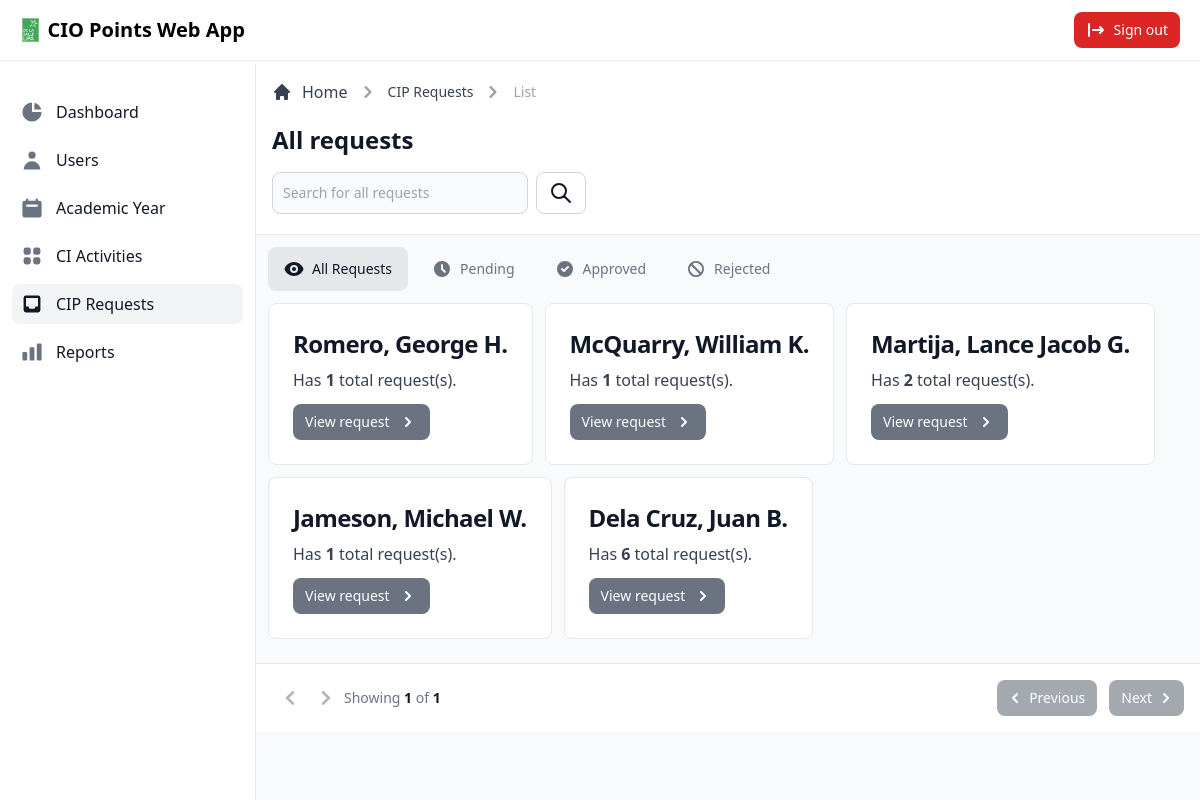
Screenshot of /admin/view/ciprequests.php (signed in) with the database file from the repository.
### tables this page shows
CREATE TABLE `user` (
  `user_id` int(11) NOT NULL,
  `first_name` varchar(255) NOT NULL,
  `middle_name` varchar(255) NOT NULL,
  `last_name` varchar(255) NOT NULL,
  `address` varchar(255) NOT NULL,
  `email` varchar(255) NOT NULL,
  `password` varchar(255) NOT NULL,
  `contact_number` varchar(255) NOT NULL,
  `department` varchar(255) NOT NULL,
  `division` varchar(255) NOT NULL,
  `status` varchar(255) NOT NULL,
  `type` varchar(255) NOT NULL,
  `date_created` timestamp NOT NULL DEFAULT current_timestamp(),
  `date_updated` timestamp NOT NULL DEFAULT current_timestamp() ON UPDATE current_timestamp()
);

### admin/view/ciprequests.php (called while the page is built, shortened)
<?php
$data = [
  'title' => 'CIP Requests',
  'dir' => '../../'
];
$results_per_page = 20;
if (isset($_GET['page'])) {
  $page  = $_GET['page'];
} else {
  $page = 1;
};
$start_from = ($page - 1) * $results_per_page;
include_once '../database/database.php';
class DisplayUserRequestData extends Dbh
{
  public function getCardCount()
  {
    $stmt = $this->connect()->prepare('WITH record AS (SELECT * FROM user_request GROUP BY user_id) SELECT COUNT(*) AS total FROM record;');
    if (!$stmt->execute()) {
      $stmt = null;
      exit;
    }
    $result = $stmt->fetchAll(PDO::FETCH_ASSOC);
    return $result;
  }
  public function getUserRequest($start_from, $results_per_page)
  {
    $sql = 'SELECT u.user_id, u.first_name, u.middle_name, u.last_name, ur.request_status, COUNT(ur.activity_id) AS total FROM user_request ur LEFT JOIN user u ON ur.user_id = u.user_id GROUP BY ur.user_id ORDER BY u.last_name DESC LIMIT ' . $start_from . ', ' . $results_per_page . ';';
    $stmt = $this->connect()->prepare($sql);
    if (!$stmt->execute()) {
      $stmt = null;
      exit;
    }
    $result = $stmt->fetchAll(PDO::FETCH_ASSOC);
    return $result;
  }
}
$userrequest = new DisplayUserRequestData();
if (!isset($_GET['filter'])) {
  $records = $userrequest->getUserRequest($start_from, $results_per_page);
  $count = $userrequest->getCardCount();
  $total_pages = ceil($count[0]['total'] / $results_per_page);
} else {
  $records = $userrequest->getFilteredCard($_GET['filter'], $start_from, $results_per_page);
  $count = $userrequest->getFilteredCardCount($_GET['filter']);
  $total_pages = ceil($count[0]['total'] / $results_per_page);
}
include_once '../layouts/header.php';
include_once '../layouts/navbar.php';
include_once '../layouts/sidebar.php';
include_once '../pages/ciprequests/main.php';
include_once '../layouts/footer.php';

### admin/database/database.php (called while the page is built)
<?php
class Dbh
{
  private $hostname = 'localhost';
  private $username = 'root';
  private $password = '';
  private $dbname = 'dbciopointswebapp';
  public function connect()
  {
    try {
      $dbh = new PDO('mysql:host=' . $this->hostname . ';dbname=' . $this->dbname, $this->username, $this->password);
      return $dbh;
    } catch (PDOException $e) {
      print "Error!: " . $e->getMessage() . "<br>";
      die();
    }
  }
}

### admin/pages/ciprequests/card.php (the view, shortened to what this page needs)
<div class="flex flex-wrap m-3">
  <?php foreach ($records as $data) : ?>
    <div class="overflow-x-auto">
      <div class="inline-block min-w-full align-middle">
        <div class="overflow-hidden shadow">
          <div class="max-w-sm p-6 mb-3 mr-3 bg-white border border-gray-200 rounded-lg">
            <a href="userrequests.php?id=<?= $data['user_id']; ?><?= (isset($_GET['filter'])) ? '&status=' . $data['request_status'] : '' ?>">
              <h5 class="mb-2 text-2xl font-bold tracking-tight text-gray-900"><?= $data['last_name'] . ', ' . $data['first_name'] . ' ' . $data['middle_name'][0] . '.'; ?></h5>
            </a>
            <p class="mb-3 font-normal text-gray-700">Has <span class="font-bold"><?= $data['total']; ?></span> <?= (isset($_GET['filter'])) ? $data['request_status'] : 'total'; ?> request(s).</p>
            <a href="userrequests.php?id=<?= $data['user_id']; ?><?= (isset($_GET['filter'])) ? '&status=' . $data['request_status'] : '' ?>" class="inline-flex items-center px-3 py-2 text-sm font-medium text-center text-white bg-gray-500 rounded-lg hover:bg-gray-600 focus:ring-4 focus:ring-gray-400/50">
              View request
              <svg xmlns="http://www.w3.org/2000/svg" class="w-5 h-5 ml-2" viewBox="0 0 20 20" fill="currentColor">
                <path fill-rule="evenodd" d="M7.293 14.707a1 1 0 010-1.414L10.586 10 7.293 6.707a1 1 0 011.414-1.414l4 4a1 1 0 010 1.414l-4 4a1 1 0 01-1.414 0z" clip-rule="evenodd" />
              </svg>
            </a>
          </div>
        </div>
      </div>
    </div>
  <?php endforeach; ?>
</div>
<div class="sticky bottom-0 right-0 items-center w-full p-4 bg-white border-t border-gray-200 sm:flex sm:justify-between">
  <div class="flex items-center mb-4 sm:mb-0">
    <button onclick="location.href='ciprequests.php?<?= (isset($_GET['filter'])) ? 'filter=' . $_GET['filter'] : ''; ?>&page=<?= $page - 1; ?>'" class="inline-flex justify-center p-1 text-gray-500 rounded cursor-pointer disabled:opacity-50 disabled:cursor-default enabled:hover:text-gray-900 enabled:hover:bg-gray-100" <?= ((isset($_GET['page']) && $_GET['page'] == 1) ? 'disabled' : (!isset($_GET['page']))) ? 'disabled' : ''; ?>>
      <svg class="w-7 h-7" fill="currentColor" viewBox="0 0 20 20" xmlns="http://www.w3.org/2000/svg">
        <path fill-rule="evenodd" d="M12.707 5.293a1 1 0 010 1.414L9.414 10l3.293 3.293a1 1 0 01-1.414 1.414l-4-4a1 1 0 010-1.414l4-4a1 1 0 011.414 0z" clip-rule="evenodd"></path>
      </svg>
    </button>
    <button onclick="location.href='ciprequests.php?<?= (isset($_GET['filter'])) ? 'filter=' . $_GET['filter'] : ''; ?>&page=<?= $page + 1; ?>'" class="inline-flex justify-center p-1 text-gray-500 rounded cursor-pointer disabled:opacity-50 disabled:cursor-default enabled:hover:text-gray-900 enabled:hover:bg-gray-100" <?= ((isset($_GET['page']) && $_GET['page'] == $total_pages) ? 'disabled' : ($page == $total_pages)) ? 'disabled' : ''; ?>>
      <svg class="w-7 h-7" fill="currentColor" viewBox="0 0 20 20" xmlns="http://www.w3.org/2000/svg">
        <path fill-rule="evenodd" d="M7.293 14.707a1 1 0 010-1.414L10.586 10 7.293 6.707a1 1 0 011.414-1.414l4 4a1 1 0 010 1.414l-4 4a1 1 0 01-1.414 0z" clip-rule="evenodd"></path>
      </svg>
    </button>
    <span class="text-sm font-normal text-gray-500">Showing <span class="font-semibold text-gray-900"><?= $page; ?></span> of <span class="font-semibold text-gray-900"><?= $total_pages; ?></span></span>
  </div>
  <div class="flex items-center space-x-3">
    <button onclick="location.href='ciprequests.php?<?= (isset($_GET['filter'])) ? 'filter=' . $_GET['filter'] : ''; ?>&page=<?= $page - 1; ?>'" class="inline-flex items-center justify-center flex-1 px-3 py-2 text-sm font-medium text-center text-white bg-gray-600 rounded-lg disabled:opacity-50 enabled:hover:bg-gray-700 enabled:focus:ring-4 enabled:focus:ring-gray-200" <?= ((isset($_GET['page']) && $_GET['page'] == 1) ? 'disabled' : (!isset($_GET['page']))) ? 'disabled' : ''; ?>>
      <svg class="w-5 h-5 mr-1 -ml-1" "="" fill=" currentColor" viewBox="0 0 20 20" xmlns="http://www.w3.org/2000/svg">
        <path fill-rule="evenodd" d="M12.707 5.293a1 1 0 010 1.414L9.414 10l3.293 3.293a1 1 0 01-1.414 1.414l-4-4a1 1 0 010-1.414l4-4a1 1 0 011.414 0z" clip-rule="evenodd"></path>
      </svg>
      Previous
    </button>
    <button onclick="location.href='ciprequests.php?<?= (isset($_GET['filter'])) ? 'filter=' . $_GET['filter'] : ''; ?>&page=<?= $page + 1; ?>'" class="inline-flex items-center justify-center flex-1 px-3 py-2 text-sm font-medium text-center text-white bg-gray-600 rounded-lg disabled:opacity-50 enabled:hover:bg-gray-700 enabled:focus:ring-4 enabled:focus:ring-gray-200" <?= ((isset($_GET['page']) && $_GET['page'] == $total_pages) ? 'disabled' : ($page == $total_pages)) ? 'disabled' : ''; ?>>
      Next
      <svg class="w-5 h-5 ml-1 -mr-1" fill="currentColor" viewBox="0 0 20 20" xmlns="http://www.w3.org/2000/svg">
        <path fill-rule="evenodd" d="M7.293 14.707a1 1 0 010-1.414L10.586 10 7.293 6.707a1 1 0 011.414-1.414l4 4a1 1 0 010 1.414l-4 4a1 1 0 01-1.414 0z" clip-rule="evenodd"></path>
      </svg>
    </button>
  </div>
</div>

### rows the page displays
user: last_name "Romero", first_name "George", middle_name "H", total "1"
user: last_name "McQuarry", first_name "William", middle_name "K", total "1"
user: last_name "Martija", first_name "Lance Jacob", middle_name "G", total "2"
user: last_name "Jameson", first_name "Michael", middle_name "W", total "1"
user: last_name "Dela Cruz", first_name "Juan", middle_name "B", total "6"

### other values shown
$page "1"
$total_pages "1"
